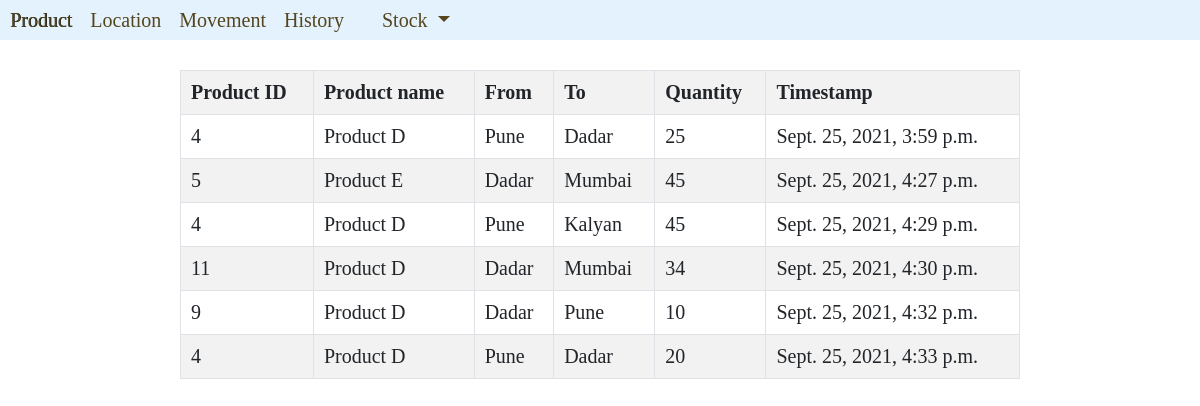
Screenshot of /movementhistory/ with the database file from the repository.
### IMapp/models.py (models this page shows)
class MovementModel(models.Model):
    dt = models.DateTimeField(auto_now_add = True,null=True)
    from_location = models.CharField(max_length=255)
    to_location = models.CharField(max_length=255)
    product_id = models.IntegerField()
    product_name = models.CharField(max_length=255)
    quantity = models.IntegerField()

### IMapp/views.py (the view)
# urls.py: path("movementhistory/", movementhistory, name="movementhistory"),
def movementhistory(request):
    data = MovementModel.objects.all()
    return render(request, 'movementhistory.html', { 'data' : data })

### IMapp/templates/movementhistory.html (shortened to what this page needs)
{% extends 'base.html' %}
{% block body %}
    <table class="table table-striped table-bordered table-hover" style="width: 70%; margin-top: 30px;">
        <tr>
            <th>Product ID</th>
            <th>Product name</th>
            <th>From</th>
            <th>To</th>
            <th>Quantity</th>
            <th>Timestamp</th>
        </tr>
        {% for d in data %}
            <tr>
                <td>{{ d.product_id }}</td>
                <td>{{ d.product_name }}</td>
                <td>{{ d.from_location }}</td>
                <td>{{ d.to_location }}</td>
                <td>{{ d.quantity }}</td>
                <td>{{ d.dt }}</td>
            </tr>
        {% endfor %}
    </table>
{% endblock %}

### templates/base.html (style rules this page uses)
* { font-size: 20px; font-family : Times New Roman }

### rows the page displays
MovementModel: product_id "4", product_name "Product D", from_location "Pune", to_location "Dadar", quantity "25", dt "Sept. 25, 2021, 3:59 p.m."
MovementModel: product_id "5", product_name "Product E", from_location "Dadar", to_location "Mumbai", quantity "45", dt "Sept. 25, 2021, 4:27 p.m."
MovementModel: product_id "4", product_name "Product D", from_location "Pune", to_location "Kalyan", quantity "45", dt "Sept. 25, 2021, 4:29 p.m."
MovementModel: product_id "11", product_name "Product D", from_location "Dadar", to_location "Mumbai", quantity "34", dt "Sept. 25, 2021, 4:30 p.m."
MovementModel: product_id "9", product_name "Product D", from_location "Dadar", to_location "Pune", quantity "10", dt "Sept. 25, 2021, 4:32 p.m."
MovementModel: product_id "4", product_name "Product D", from_location "Pune", to_location "Dadar", quantity "20", dt "Sept. 25, 2021, 4:33 p.m."
